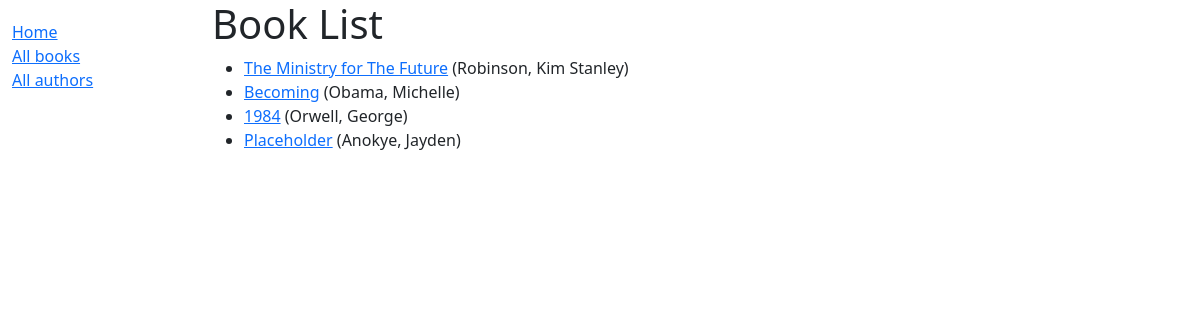
/catalog/books/, run on the app's committed database.
### catalog/models.py (models this page shows, shortened)
class Book(models.Model):
   title = models.CharField(max_length=200)
   author = models.ForeignKey('Author', on_delete=models.RESTRICT, null=True)
   summary = models.TextField(
       max_length=1000,
       help_text="Enter a brief description of the book"
   )
   isbn = models.CharField(
       'ISBN',
       max_length=13,
       unique=True,
       help_text='13 Character <a href="https://www.isbn-international.org/content/what-isbn">ISBN number</a>'
   )
   genre = models.ManyToManyField(Genre, help_text="Select a genre for this book")
   def get_absolute_url(self):
       return reverse('book-detail', args=[str(self.id)])

class Author(models.Model):
       first_name = models.CharField(max_length=100)
       last_name = models.CharField(max_length=100)
       date_of_birth = models.DateField(null=True, blank=True)
       date_of_death = models.DateField('Died', null=True, blank=True)
       class Meta:
           ordering = ['last_name', 'first_name']
       def __str__(self):
           return f'{self.last_name}, {self.first_name}'

### catalog/views.py (the view)
# urls.py: path('books/', views.BookListView.as_view(), name="books"),
class BookListView(generic.ListView):
   model = Book
   paginate_by = 10

### catalog/templates/catalog/book_list.html
{% extends "base_generic.html" %}
{% block content %}
  <h1>Book List</h1>
  {% if book_list %}
    <ul>
      {% for book in book_list %}
      <li>
        <a href="{{ book.get_absolute_url }}">{{ book.title }}</a>
        ({{book.author}})
      </li>
      {% endfor %}
    </ul>
  {% else %}
    <p>There are no books in the library.</p>
  {% endif %}
{% endblock %}

### catalog/templates/base_generic.html (shortened to what this page needs)
<!DOCTYPE html>
<html lang="en">
  <head>
    <link href="https://cdn.jsdelivr.net/npm/bootstrap@5.3.3/dist/css/bootstrap.min.css"
      rel="stylesheet"
>
    {% load static %}
    <link rel="stylesheet" href="{% static 'css/styles.css' %}" />
  </head>
  <body>
    <div class="container-fluid">
      <div class="row">
        <div class="col-sm-2">
          {% block sidebar %}
            <ul class="sidebar-nav">
              <li><a href="{% url 'index' %}">Home</a></li>
              <li><a href="{% url 'books'%}">All books</a></li>
              <li><a href="{% url 'authors' %}">All authors</a></li>
            </ul>
          {% endblock %}
        </div>
        <div class="col-sm-10 ">{% block content %}{% endblock %}</div>
      </div>
    </div>
  </body>
</html>

### catalog/static/css/styles.css (style rules this page uses)
.sidebar-nav { margin-top: 20px; padding: 0; list-style: none; }

### data on the page
Book: title "The Ministry for The Future", author "Robinson, Kim Stanley"
Book: title "Becoming", author "Obama, Michelle"
Book: title "1984", author "Orwell, George"
Book: title "Placeholder", author "Anokye, Jayden"
